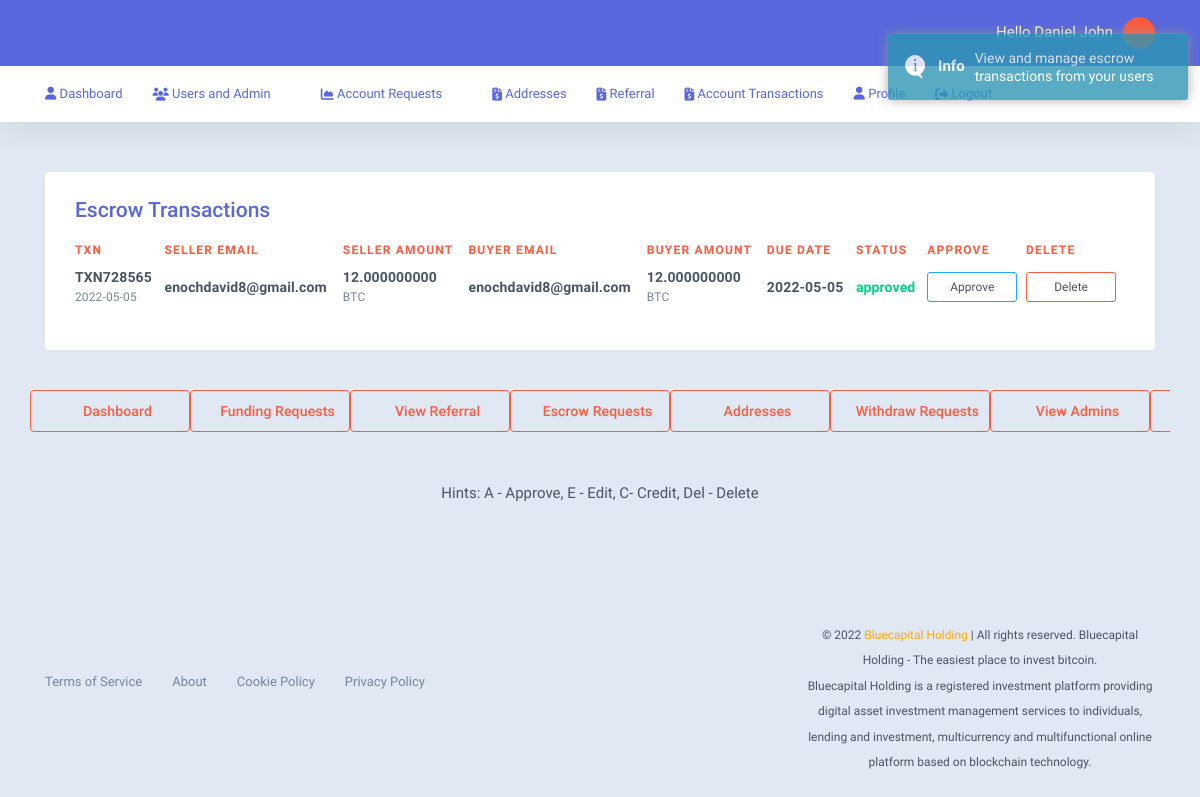
The app's page /user/admin/escrows.php (signed in) with its own data.
### tables this page shows
CREATE TABLE `users` (
  `id_no` int(11) NOT NULL,
  `firstname` varchar(255) DEFAULT NULL,
  `lastname` varchar(255) DEFAULT NULL,
  `user_email` varchar(255) NOT NULL,
  `user_pass` varchar(255) NOT NULL,
  `address` varchar(255) DEFAULT NULL,
  `city` varchar(255) DEFAULT NULL,
  `country` varchar(255) DEFAULT NULL,
  `phone` varchar(55) DEFAULT NULL,
  `photo` varchar(255) DEFAULT NULL,
  `affid` int(255) DEFAULT NULL,
  `reg_date` date NOT NULL DEFAULT current_timestamp()
);

CREATE TABLE `transact` (
  `id_no` int(11) NOT NULL,
  `user_email` varchar(255) DEFAULT NULL,
  `txn` varchar(25) DEFAULT NULL,
  `seller_email` varchar(255) DEFAULT NULL,
  `buyer_email` varchar(255) DEFAULT NULL,
  `first_cur` varchar(512) DEFAULT NULL,
  `second_cur` varchar(512) DEFAULT NULL,
  `seller_amount` decimal(18,9) DEFAULT NULL,
  `buyer_amount` decimal(18,9) DEFAULT NULL,
  `role` varchar(512) DEFAULT NULL,
  `status` varchar(255) NOT NULL DEFAULT 'pending',
  `transact_date` date NOT NULL DEFAULT current_timestamp()
);

### user/config.php (called while the page is built, shortened)
<?php
include "session.php";
$con = new mysqli(SERVER,USER,PASS,DB);
if(isset($_SESSION['email']) && $_SESSION['email']!==null){
$sql_profile = "SELECT * FROM `users` WHERE `user_email`='$session_email'";
$sql_exec = $con->query($sql_profile);
foreach($sql_exec as $info){extract($info);
}
$sql_transact = "SELECT * FROM `transact` WHERE `user_email`='$session_email'";
$sql_transact_exec = $con->query($sql_transact);
}
?>

### user/function.php (called while the page is built, shortened)
<?php
require_once('config.php');
?>

### user/admin/escrows.php (the view, shortened to what this page needs)
<?php
include('../function.php');
?>
<?php include('header.php'); ?>
<body class="page-user">
<?php include('nav.php'); ?>
<div>
  <div class="page-content">
      <div class="container">
            <div class="card content-area">
                                <div class="card-innr table-responsive">
                    <div class="card-head">
                        <h4 class="card-title">Escrow Transactions</h4>
                    </div>
                                <table class="data-table table table-hover dt-init user-tnx">
                        <thead>
                            <tr class="data-item data-head">
                                <th class="data-col dt-tnxno">TXN</th>
                                <th class="data-col dt-amount">Seller Email</th>
                                <th class="data-col dt-account">Seller Amount</th>
                                <th class="data-col dt-type">
                                    <div class="dt-type-text">Buyer Email</div>
                                </th>
                                 <th class="data-col dt-type">
                                    <div class="dt-type-text">Buyer Amount</div>
                                </th>
                                <th class="data-col dt-type">
                                    <div class="dt-type-text">Due date</div>
                                </th>
                                <th class="data-col dt-type">
                                    <div class="dt-type-text">Status</div>
                                </th>
                                <th class="data-col dt-type">
                                    <div class="dt-type-text">Approve</div>
                                </th>
                                <th class="data-col dt-type">
                                    <div class="dt-type-text">Delete</div>
                                </th>
                            </tr>
                        </thead>
                        <tbody>
                            <?php
                            $sql_transactions_exec = "SELECT * FROM `transact`";
                            $sql_transaction_exec = $con->query($sql_transactions_exec);
                           foreach($sql_transaction_exec as $escrow){extract($escrow);?>
                                                        <tr class="data-item">
                                <td class="data-col dt-tnxno">
                                    <div class="d-flex align-items-center">
                                           <div class="fake-class">
                                        <span class="lead tnx-id"><?php if(isset($escrow['txn']) && $escrow['txn']!==null){echo $escrow['txn'];}?></span>
                                            <span class="sub sub-date"><?php if(isset($escrow['transact_date']) && $escrow['transact_date']!==null){echo $escrow['transact_date'];}?></span>
                                        </div>
                                    </div>
                                </td>
                                <td class="data-col dt-token">
                                    <span class="lead token-amount"><?php if(isset($escrow['seller_email']) && $escrow['seller_email']!==null){echo $escrow['seller_email'];}?></span>
                                </td>
                                 <td class="data-col dt-token">
                                    <span class="lead token-amount"><?php if(isset($escrow['seller_amount']) && $escrow['seller_amount']!==null){echo $escrow['seller_amount'];}?></span>
                                    <span class="sub sub-symbol"><?php if(isset($escrow['first_cur']) && $escrow['first_cur']!==null){echo $escrow['first_cur'];}?></span>
                                </td>
                                 <td class="data-col dt-token">
                                    <span class="lead token-amount"><?php if(isset($escrow['buyer_email']) && $escrow['buyer_email']!==null){echo $escrow['buyer_email'];}?></span>
                                </td>
                                 <td class="data-col dt-token">
                                    <span class="lead token-amount"><?php if(isset($escrow['buyer_amount']) && $escrow['buyer_amount']!==null){echo $escrow['buyer_amount'];}?></span>
                                    <span class="sub sub-symbol"><?php if(isset($escrow['second_cur']) && $escrow['second_cur']!==null){echo $escrow['second_cur'];}?></span>
                                </td>
                                 <td class="data-col dt-account">
            <span class="lead user-info"><?php if(isset($escrow['transact_date']) && $escrow['transact_date']!==null){echo $escrow['transact_date'];}?></span>
        </td>
      <td class="data-col dt-account" id="td_approve">
     <span class="lead user-info text-success"><?php if(isset($escrow['status']) && $escrow['status']!==null){echo $escrow['status'];}?></span> </td>
                              <td class="data-col dt-type">
                            <a href="user.php?ae=<?= $txn; ?>" class="dt-type-md"><span class='badge badge-outline badge-info badge-md'>Approve</span></a>
                        </td>
      <td class="data-col dt-type">
                            <a href="user.php?de=<?= $txn; ?>" class="dt-type-md"><span class='badge badge-outline badge-primary badge-md'>Delete</span></a>
                        </td>
                            </tr>
                        <?php }?>
                                                    </tbody>
                    </table>
                </div>
                </div>
        </div>
  </div>
</div>
<?php include('footer-menu.php');?>
    <div class="footer-bar">
        <div class="container">
            <div class="row align-items-center justify-content-center">
                <div class="col-md-8">
                    <ul class="footer-links">
                       <li><a href="https://bluecapitalholding.com/docs/terms-of-use.php">Terms of Service</a></li>
        <li><a href="https://bluecapitalholding.com/docs/about.php">About</a></li>
        <li><a href="https://bluecapitalholding.com/docs/cookie-policy.php">Cookie Policy</a></li>
        <li><a href="https://bluecapitalholding.com/docs/privacy-policy.php">Privacy Policy</a></li>
                    </ul>
                </div>
                <div class="col-md-4 mt-2 mt-sm-0">
                    <div class="d-flex justify-content-between justify-content-md-end align-items-center guttar-25px pdt-0-5x pdb-0-5x">
                        <div class="copyright-text"><p style="padding:10px 0 !important;"><center><small>©&nbsp;<?= date('Y');?>&nbsp;<a href="#"><span class="orange">Bluecapital Holding</span></a> | All rights reserved.&nbsp;Bluecapital Holding - The easiest place to invest bitcoin.<br>Bluecapital Holding is a registered investment platform providing digital asset investment management services to individuals, lending and investment, multicurrency and multifunctional online platform based on blockchain technology.</small></center></p></div>
                    </div>
                </div>
            </div>
        </div>
    </div>
    </body>
    </html>

### user/admin/nav.php (shortened to what this page needs)
<div class="topbar-wrap">
       <div class="topbar is-sticky">
           <div class="container">
               <div class="d-flex justify-content-between align-items-center">
                   <ul class="topbar-nav">
                       <li class="topbar-nav-item relative"><span class="user-welcome d-none d-lg-inline-block">Hello&nbsp;<?php if(isset($firstname) && isset($lastname)){echo $firstname."&nbsp;".$lastname;}?></span><a class="toggle-tigger user-thumb" href="#"></a>
                       </li>
                   </ul>
               </div>
           </div>
       </div>
       <div class="navbar">
           <div class="container">
               <div class="navbar-innr">
                   <ul class="navbar-menu">
                       <li><a href="view-users.php"><span class="icon-s"><i class="fa fa-user"></i>&nbsp;Dashboard</a></li>
                       <li class="has-dropdown page-links-all">
                           <a class="drop-toggle" href="#"><i class="fa fa-users"></i>&nbsp;Users and Admin</a>
                       </li>
                       <li class="has-dropdown page-links-all">
                           <a class="drop-toggle" href="#"><i class="fa fa-chart-area"></i>&nbsp;Account Requests</a>
                       </li>
                       <li><a href="addresses.php"><i class="fa fa-file-invoice-dollar"></i>&nbsp;Addresses</a></li>
                       <li><a href="referral.php"><i class="fa fa-file-invoice-dollar"></i>&nbsp;Referral</a></li>
                        <li><a href="transactions.php"><i class="fa fa-file-invoice-dollar"></i>&nbsp;Account Transactions</a></li>
                     <li><a href="./edit-profile.php"><span class="icon-s"><i class="fa fa-user"></i>&nbsp;Profile</a></li>
                        <li><a href="../logout.php"><i class="fa fa-sign-out-alt"></i>&nbsp;Logout</a></li>
                   </ul>
               </div>
           </div>
       </div>
   </div>

### user/admin/header.php (style rules this page uses)
.topbar,.topbar-wrap,.is-sticky,.topbar.is-sticky { background-color:#5867dd !important; background-image:linear-gradient(45deg,#5867dd 0%, #5867dd 100%) !important; color:#fff !important; }
.token-info-sub,.card-title { color:#5867dd !important; }
.navbar-menu > li > a { color:#5867dd !important; }
a.drop-toggle::after { content:none !important; }
li > a:hover, .orange { color: #FFAB00 !important; }

### records on screen
users: firstname "Daniel", lastname "John"
transact: txn "TXN728565", transact_date "2022-05-05", seller_email "enochdavid8@gmail.com", seller_amount "12.000000000", first_cur "BTC", buyer_email "enochdavid8@gmail.com", buyer_amount "12.000000000", second_cur "BTC", status "approved"
